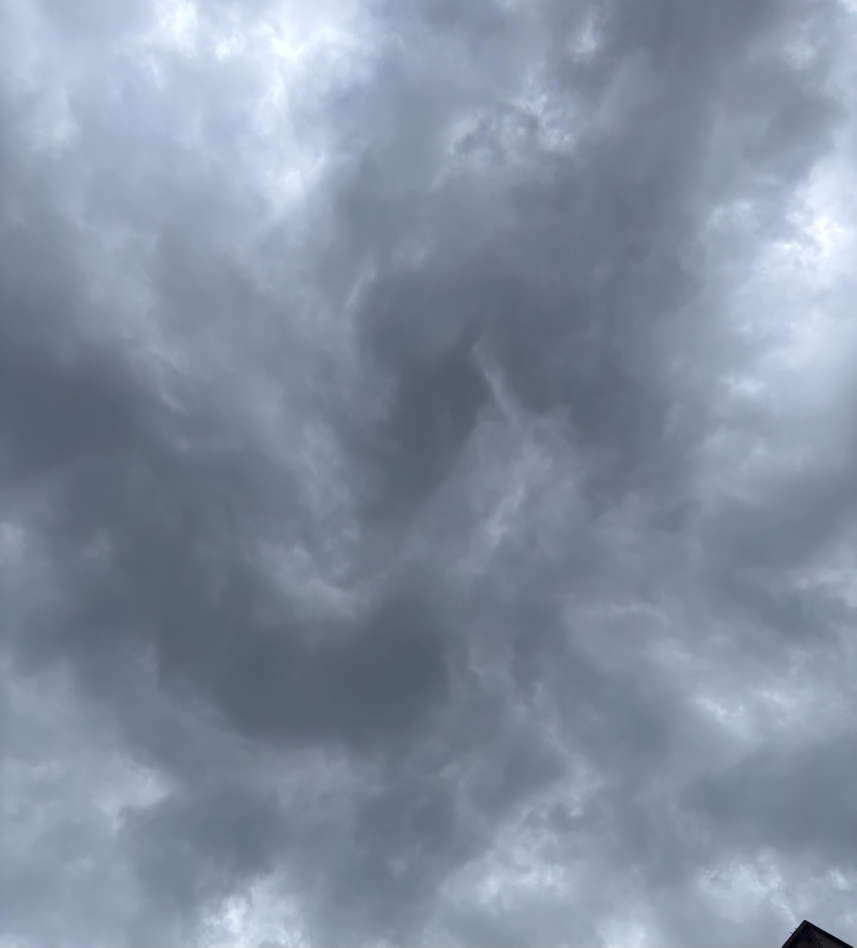
#> input picture DATASETPDI/train/CIELO/IMG_1654.jpg, 4281 x 4737 px, found by its file name (shown at 1/5 size); its folder holds only this picture in this run
$ jupyter execute --allow-errors PROYECTOFINAL_NikoBonilla_David.ipynb   (shell and % lines are left out)
#> lines starting #> are read from the running program, lines starting #| are printed output that depends on the picture; after the words box and inside, x2 and y2 are one past the last pixel; in counts of white or black regions, pixels touching at a corner belong together
## VISUALIZACION DEL DATASET

[cell 1]
from google.colab import drive
drive.mount('/content/drive')

[cell 2]
import os

BASE_DIR = "/content/drive/MyDrive/DATASETPDI"
TRAIN_DIR = BASE_DIR + "/train"
TEST_DIR  = BASE_DIR + "/test"

print("Directorio base:", BASE_DIR)
print("Train folder:", TRAIN_DIR)
print("Test folder:", TEST_DIR)

[cell 3]
import glob

def contar_imagenes(ruta):
    extensiones = ("*.jpg","*.jpeg","*.png")
    total = 0
    for ext in extensiones:
        total += len(glob.glob(os.path.join(ruta, ext)))
    return total

for tipo, ruta in [("TRAIN", TRAIN_DIR), ("TEST", TEST_DIR)]:
    print(f"\n=== {tipo} ===")
    for clase in ["CIELO", "ESTRUCTURA"]:
        carpeta = os.path.join(ruta, clase)
        n = contar_imagenes(carpeta)
        print(f"{clase}: {n} imágenes")

[cell 4]
import cv2
import matplotlib.pyplot as plt
import random

def ver_ejemplo(ruta, titulo):
    archivos = [f for f in os.listdir(ruta) if f.lower().endswith((".jpg",".png",".jpeg"))]
    img_path = os.path.join(ruta, random.choice(archivos))

    img = cv2.imread(img_path)
    img_rgb = cv2.cvtColor(img, cv2.COLOR_BGR2RGB)

    plt.figure(figsize=(5,5))
    plt.imshow(img_rgb)
    plt.title(titulo)
    plt.axis("off")
    plt.show()

# Ejemplos desde train
ver_ejemplo(TRAIN_DIR + "/CIELO", "Ejemplo clase CIELO")
#> in ver_ejemplo, img is the input picture: shape (4737, 4281, 3); mean B, G, R 161.4, 143.2, 131.8
#> (the rest of this cell did not finish here and is left out)


## PROCESAMIENTO CLASICO

[cell 5]
import numpy as np
import cv2
import matplotlib.pyplot as plt

# 1. Filtro gaussiano para suavizar
def filtro_gaussiano(img):
    return cv2.GaussianBlur(img, (7,7), 0)

# 2. Conversión HSV para detectar cielo
def segmentar_cielo(img):
    img_blur = filtro_gaussiano(img)
    hsv = cv2.cvtColor(img_blur, cv2.COLOR_BGR2HSV)
#> hsv: shape (4737, 4281, 3); mean H, S, V 108.5, 47.8, 161.4

    lower = np.array([80, 30, 50])
    upper = np.array([140, 255, 255])

    mask = cv2.inRange(hsv, lower, upper)
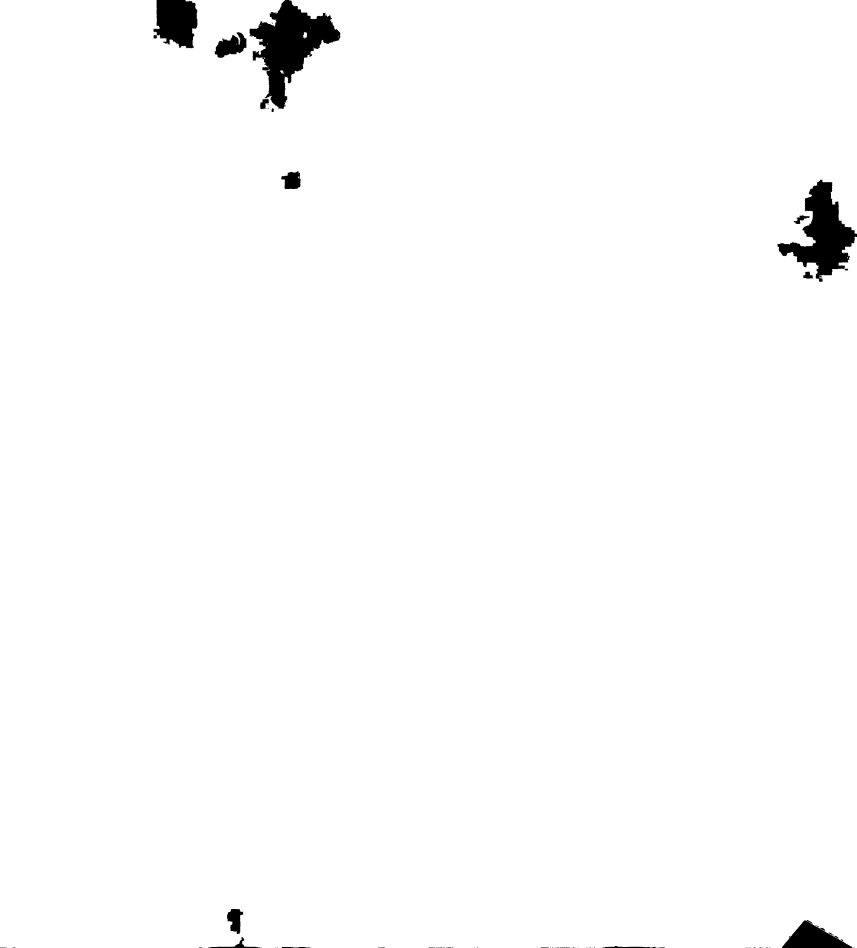
#> mask: shape (4737, 4281) (shown at 1/5 size); 98.6% white; 196 black regions (171 under 20 px), largest, box (x1, y1, x2, y2) and area: (1246, 0, 1702, 546) 106633, (3886, 899, 4281, 1409) 83841, (766, 0, 988, 242) 41096

    # morfología
    kernel = np.ones((7,7), np.uint8)
    mask = cv2.morphologyEx(mask, cv2.MORPH_CLOSE, kernel)
#> mask: shape (4737, 4281); 98.6% white; 18 black regions, largest, box (x1, y1, x2, y2) and area: (1248, 0, 1701, 543) 104569, (3889, 899, 4281, 1408) 82620, (769, 0, 987, 240) 40571

    return mask

# 3. Contornos para estructuras
def segmentar_estructura(img):
    gray = cv2.cvtColor(img, cv2.COLOR_BGR2GRAY)
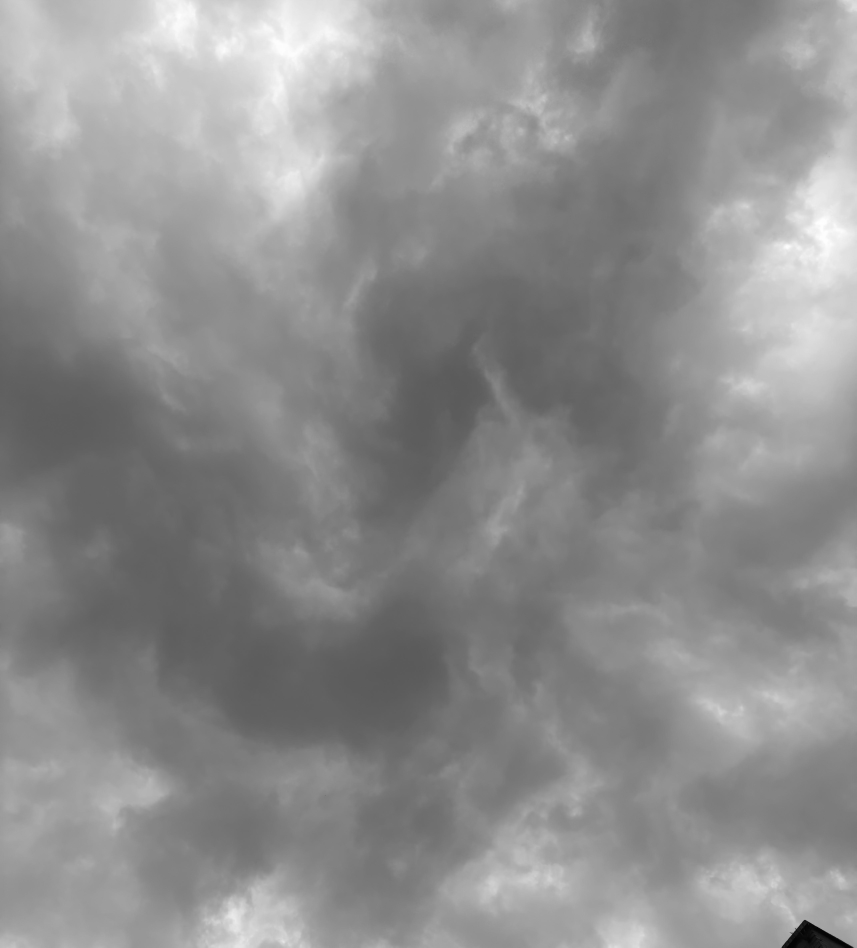
#> gray: shape (4737, 4281) (shown at 1/5 size); min 1, max 254, mean 141.9
    edges = cv2.Canny(gray, 60, 150)
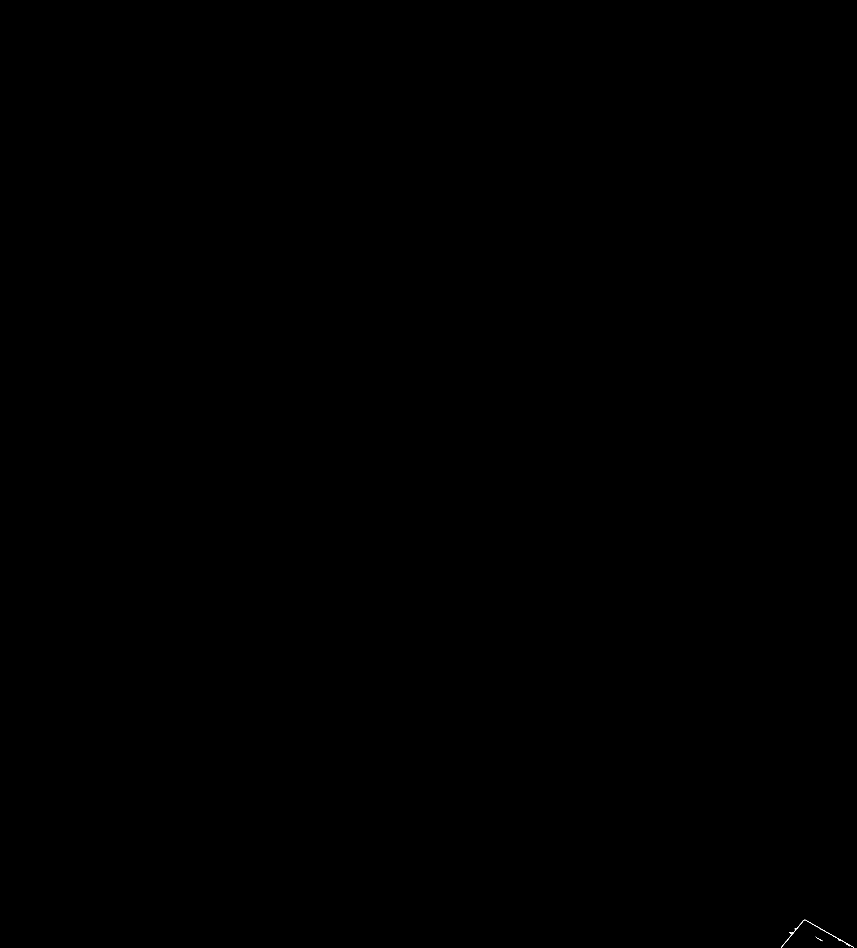
#> edges: shape (4737, 4281) (shown at 1/5 size); 0% white in thin lines or dots, all inside (x1, y1, x2, y2) = (3907, 4599, 4270, 4737)

    # morfología
    kernel = np.ones((5,5), np.uint8)
    edges = cv2.dilate(edges, kernel, iterations=2)
#> edges: shape (4737, 4281); 0.03% white; 2 white regions, box (x1, y1, x2, y2) and area: (3903, 4595, 4274, 4737) 6182, (4075, 4679, 4117, 4710) 586
    edges = cv2.morphologyEx(edges, cv2.MORPH_CLOSE, kernel)
#> edges: shape (4737, 4281); 0.03% white; 2 white regions, box (x1, y1, x2, y2) and area: (3903, 4595, 4274, 4737) 6208, (4075, 4679, 4117, 4710) 586
    return edges

# ----- Visualización -----

ejemplo = cv2.imread(TRAIN_DIR + "/CIELO/" + random.choice(os.listdir(TRAIN_DIR + "/CIELO")))
cielo_mask = segmentar_cielo(ejemplo)
estructura_mask = segmentar_estructura(ejemplo)

plt.figure(figsize=(15,5))
plt.subplot(1,3,1); plt.imshow(cv2.cvtColor(ejemplo, cv2.COLOR_BGR2RGB)); plt.title("Original"); plt.axis("off")
plt.subplot(1,3,2); plt.imshow(cielo_mask, cmap="gray"); plt.title("Cielo segmentado"); plt.axis("off")
plt.subplot(1,3,3); plt.imshow(estructura_mask, cmap="gray"); plt.title("Estructura segmentada"); plt.axis("off")
plt.show()
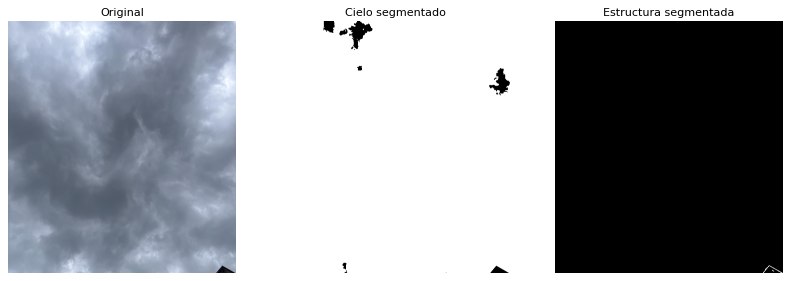
#> figure drawn by matplotlib, 3 panels

Para este proyecto se implementó un conjunto de técnicas de procesamiento digital clásico con el fin de mejorar la calidad de las imágenes, facilitar la detección de regiones de interés y preparar adecuadamente los datos para el modelo de segmentación posterior. Cada técnica elegida cumple una función específica y complementaria dentro del flujo de procesamiento.

Filtro Gaussiano (Reducción de ruido)
Se aplica un filtro Gaussiano para suavizar la imagen y eliminar ruido de alta frecuencia generado por el sensor o la iluminación. Este filtro atenúa variaciones bruscas sin eliminar la estructura de la imagen, preservando bordes importantes. La reducción de ruido es fundamental para evitar falsos contornos y para estabilizar tanto la segmentación basada en color como los detectores de bordes.

Conversión de color a espacio HSV (Separación de información cromática)
El espacio HSV permite separar la información de tono, saturación y brillo, lo que facilita la extracción de elementos como el cielo, que presenta tonalidades específicas (azules, celestes o grises). Trabajar en HSV permite aplicar umbrales más consistentes y robustos que en RGB, ya que la iluminación variable afecta mucho menos a la componente Hue. Esta conversión mejora la precisión de las máscaras iniciales de cielo.

Detección de bordes con Canny (Resaltado de límites estructurales)
Se utiliza el algoritmo Canny para resaltar los bordes más relevantes de la imagen, lo cual es particularmente útil para la segmentación de estructuras como edificios, columnas, postes o techos. Canny proporciona bordes delgados y continuos, perfectos para distinguir objetos físicos de gran contraste frente al cielo o el fondo. El suavizado previo con Gaussiano mejora significativamente los resultados de Canny.

Operaciones morfológicas (Limpieza y refinamiento de máscaras)
Luego de generar las primeras máscaras, se aplican operaciones morfológicas como erosión, dilatación y cierre para eliminar ruido residual, rellenar huecos y mejorar la continuidad de las regiones segmentadas. Estas operaciones permiten crear máscaras más limpias y estables, adecuadas para generar polígonos que posteriormente se utilizan en la creación del dataset YOLO-Seg.

En conjunto, estas técnicas clásicas producen una segmentación inicial eficiente y robusta, la cual sirve como base para generar las etiquetas necesarias para entrenar el modelo de segmentación profundo. Además, el procesamiento clásico asegura mayor estabilidad ante variaciones de iluminación y texturas, mejorando la calidad de los datos y optimizando el rendimiento del modelo final.

## MODELO DE SEGMENTACION POR INSTANCIAS

[cell 6]
from ultralytics import YOLO
import cv2
import numpy as np
import os
from matplotlib import pyplot as plt

[cell 7]
# Ruta a tu dataset ORIGINAL (imagenes sin anotaciones YOLO)
ORIG_DATASET = "/content/drive/MyDrive/DATASETPDI"  # <-- ya la usaste

# Nuevo dataset YOLO-Seg mejorado
OUTPUT_DIR = "/content/DATASETPDI_YOLOSEG_V2"

os.makedirs(OUTPUT_DIR, exist_ok=True)
for split in ["train", "test"]:
    os.makedirs(f"{OUTPUT_DIR}/{split}/images", exist_ok=True)
    os.makedirs(f"{OUTPUT_DIR}/{split}/labels", exist_ok=True)

print("Estructura creada en:", OUTPUT_DIR)
#> (the rest of this cell did not finish here and is left out)

[cell 8]
def segmentar_cielo(img):
    """
    Segmentación de cielo usando HSV.
    Ajustable, pero ligera y estable.
    """
    hsv = cv2.cvtColor(img, cv2.COLOR_BGR2HSV)

    # Rango de cielo (azules / celestes) – puedes ajustar si ves errores
    lower = np.array([80, 10, 80])   # H, S, V
    upper = np.array([140, 255, 255])
    mask = cv2.inRange(hsv, lower, upper)

    # Suavizado y limpieza
    mask = cv2.GaussianBlur(mask, (7, 7), 0)

    # Binarizar fuerte
    _, mask = cv2.threshold(mask, 50, 255, cv2.THRESH_BINARY)

    # Cerrar huecos y eliminar ruido
    kernel = np.ones((7, 7), np.uint8)
    mask = cv2.morphologyEx(mask, cv2.MORPH_CLOSE, kernel, iterations=2)
    mask = cv2.morphologyEx(mask, cv2.MORPH_OPEN, kernel, iterations=1)

    return (mask > 0).astype(np.uint8)

[cell 9]
def segmentar_estructura(img):
    """
    Segmentación rápida de estructuras (edificios, postes, árboles grandes)
    usando Canny + dilatación + relleno.
    """
    gray = cv2.cvtColor(img, cv2.COLOR_BGR2GRAY)

    # Suavizar
    blur = cv2.GaussianBlur(gray, (5, 5), 0)

    # Bordes
    edges = cv2.Canny(blur, 40, 120)

    # Dilatar bordes para conectar líneas
    kernel = np.ones((5, 5), np.uint8)
    edges = cv2.dilate(edges, kernel, iterations=2)

    # Rellenar regiones cerradas: floodfill desde los bordes
    h, w = edges.shape
    mask_ff = np.zeros((h+2, w+2), np.uint8)
    fill = edges.copy()
    cv2.floodFill(fill, mask_ff, (0, 0), 255)
    fill_inv = cv2.bitwise_not(fill)

    # Combinar edges + regiones cerradas
    mask = cv2.bitwise_or(edges, fill_inv)

    # Binarizar y limpiar
    _, mask = cv2.threshold(mask, 50, 255, cv2.THRESH_BINARY)
    mask = cv2.morphologyEx(mask, cv2.MORPH_CLOSE, kernel, iterations=2)

    return (mask > 0).astype(np.uint8)

[cell 10]
def mask_to_yolo(mask, w, h,
                 min_area_ratio=0.001,
                 epsilon_ratio=0.01,
                 max_points=200):
    """
    Convierte máscara binaria -> lista de polígonos normalizados para YOLO-Seg.

    - min_area_ratio: mínimo área relativa para aceptar un contorno
    - epsilon_ratio: nivel de simplificación (0.01 = suave, 0.05 = muy simplificado)
    - max_points: máximo de puntos por polígono
    """
    contours, _ = cv2.findContours(mask.astype(np.uint8),
                                   cv2.RETR_EXTERNAL,
                                   cv2.CHAIN_APPROX_SIMPLE)

    polys = []
    img_area = float(w * h)

    for cnt in contours:
        area = cv2.contourArea(cnt)
        if area < img_area * min_area_ratio:
            # Demasiado pequeño -> ruido
            continue

        # Simplificar contorno
        epsilon = epsilon_ratio * cv2.arcLength(cnt, True)
        cnt = cv2.approxPolyDP(cnt, epsilon, True)

        # Asegurar máximo de puntos
        if len(cnt) > max_points:
            idx = np.linspace(0, len(cnt)-1, max_points).astype(int)
            cnt = cnt[idx]

        # A float para normalizar
        cnt = cnt.reshape(-1, 2).astype(float)

        # Normalizar a [0,1]
        cnt[:, 0] /= w
        cnt[:, 1] /= h

        polys.append(cnt.tolist())

    return polys

[cell 11]
def procesar_split(split):
    """
    Lee imágenes de ORIG_DATASET/split/(CIELO|ESTRUCTURA)
    Genera:
      - imágenes en OUTPUT_DIR/split/images
      - etiquetas YOLO-Seg en OUTPUT_DIR/split/labels
    """
    print(f"\nProcesando {split}...")

    for clase in ["CIELO", "ESTRUCTURA"]:
        carpeta = f"{ORIG_DATASET}/{split}/{clase}"
        img_files = sorted([
            f for f in os.listdir(carpeta)
            if f.lower().endswith(('.jpg', '.jpeg', '.png'))
        ])

        print(f"  Clase {clase}: {len(img_files)} imágenes")

        for idx, img_name in enumerate(img_files):
            print(f"\r    ({idx+1}/{len(img_files)}) -> {img_name}", end="")

            path = f"{carpeta}/{img_name}"
            img = cv2.imread(path)
            if img is None:
                continue
            h, w = img.shape[:2]

            # === 1. Segmentaciones mejoradas ===
            cielo_mask = segmentar_cielo(img)
            struct_mask = segmentar_estructura(img)

            # === 2. Guardar imagen (solo una copia, sirve para ambas clases) ===
            out_img_path = f"{OUTPUT_DIR}/{split}/images/{img_name}"
            cv2.imwrite(out_img_path, img)

            # === 3. Construir etiqueta YOLO-Seg ===
            out_lbl = f"{OUTPUT_DIR}/{split}/labels/{img_name[:-4]}.txt"
            with open(out_lbl, "w") as f:
                # Clase 0 -> cielo
                polys_cielo = mask_to_yolo(cielo_mask, w, h)
                for p in polys_cielo:
                    f.write("0 " + " ".join(f"{x:.6f} {y:.6f}" for x, y in p) + "\n")

                # Clase 1 -> estructura
                polys_struct = mask_to_yolo(struct_mask, w, h)
                for p in polys_struct:
                    f.write("1 " + " ".join(f"{x:.6f} {y:.6f}" for x, y in p) + "\n")

        print(f"\n  -> Split {split} completado.")

#> (a cell that did not finish here is left out)

#> in segmentar_estructura, `mask = cv2.bitwise_or(edges, fill_inv)`:
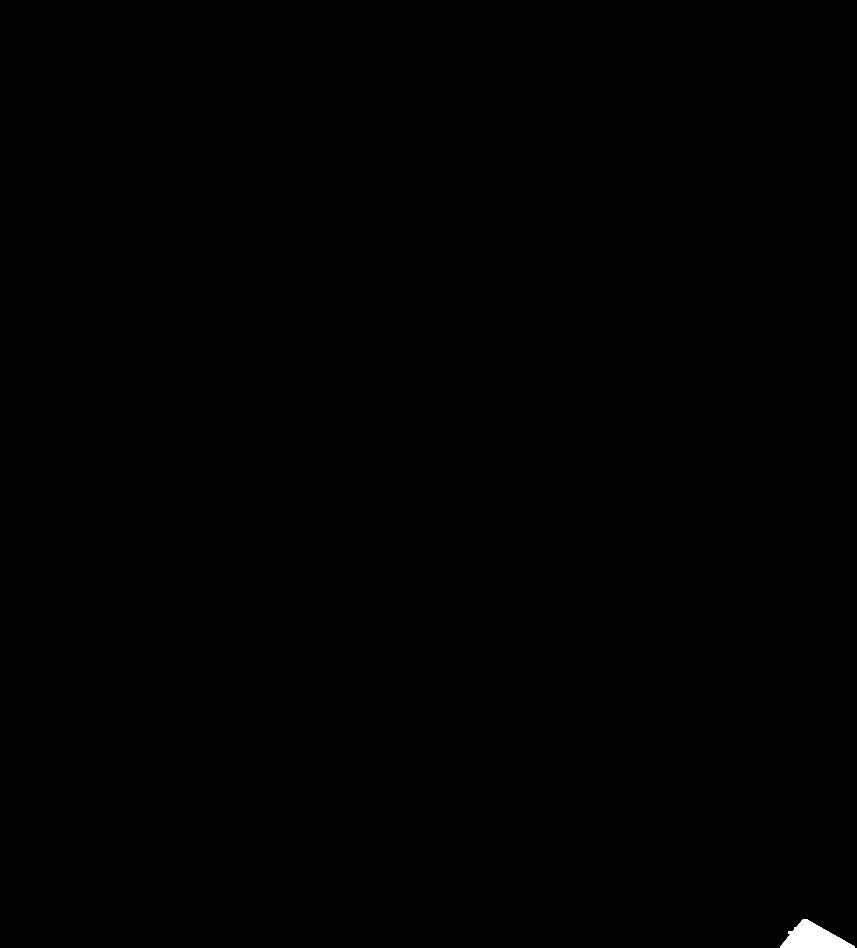
#> mask: shape (4737, 4281) (shown at 1/5 size); 0.14% white; 1 white region, box (x1, y1, x2, y2) and area: (3904, 4595, 4272, 4737) 28345
#> in mask_to_yolo, `contours, _ = cv2.findContours(mask.astype(np.uint8), cv2.RETR_EXTERNA..`: contours = 1 contour; box (x1, y1, x2, y2) and area: (0, 0, 4281, 4737) 20245671
#> the loop in mask_to_yolo, `for cnt in contours:` made 1 pass
#> (area, epsilon) on pass 1: (20245671, 181.6)
#> after the loop in mask_to_yolo, `for cnt in contours:`: polys = [[[0, 0], [0, 1], [1, 1], [1, 0]]]
#> the loop in procesar_split, `for p in polys_cielo:` made 1 pass
#> p on pass 1: [[0, 0], [0, 1], [1, 1], [1, 0]]
#> in mask_to_yolo (call 2), `contours, _ = cv2.findContours(mask.astype(np.uint8), cv2.RETR_EXTERNA..`: contours = 1 contour; box (x1, y1, x2, y2) and area: (3904, 4595, 4272, 4737) 27976
#> the loop in mask_to_yolo (call 2), `for cnt in contours:` made 1 pass
#> (area, epsilon) on pass 1: (27975.5, 8.93)
#> in procesar_split, `polys_struct = mask_to_yolo(struct_mask, w, h)`: polys_struct = [[[0.912, 0.999], [0.998, 1], [0.941, 0.97], [0.928, 0.979], [0.926, 0.983], [0.921, 0.983], [0.922, 0.988]]]
#> the loop in procesar_split, `for p in polys_struct:` made 1 pass
procesar_split("test")
print("\nDataset YOLO-Seg mejorado generado en:", OUTPUT_DIR)

[cell 13]
def mostrar_overlay(sample_split="train", n=4):
    import random
    folder_img = f"{OUTPUT_DIR}/{sample_split}/images"
    files = [f for f in os.listdir(folder_img) if f.lower().endswith(('.jpg', '.jpeg', '.png'))]
    sample = random.sample(files, min(n, len(files)))

    cols = 2
    rows = int(np.ceil(len(sample) / cols))
    plt.figure(figsize=(8, 4*rows))

    for i, img_name in enumerate(sample, 1):
        img_path = f"{OUTPUT_DIR}/{sample_split}/images/{img_name}"
        lbl_path = f"{OUTPUT_DIR}/{sample_split}/labels/{img_name[:-4]}.txt"

        img = cv2.imread(img_path)
        img = cv2.cvtColor(img, cv2.COLOR_BGR2RGB)
        h, w = img.shape[:2]

        overlay = img.copy()

        # leer polígonos YOLO y pintarlos
        if os.path.exists(lbl_path):
            with open(lbl_path, "r") as f:
                for line in f:
                    parts = line.strip().split()
                    cls = int(parts[0])
                    coords = np.array(list(map(float, parts[1:])), dtype=float).reshape(-1, 2)
                    pts = coords.copy()
                    pts[:, 0] *= w
                    pts[:, 1] *= h
                    pts = pts.astype(int)

                    color = (0, 255, 0) if cls == 0 else (255, 0, 0)  # cielo verde, estructura rojo
                    cv2.polylines(overlay, [pts], isClosed=True, color=color, thickness=2)
                    cv2.fillPoly(overlay, [pts], color=color[::-1] + (50,) if len(color)==3 else color)

        alpha = 0.4
        vis = cv2.addWeighted(overlay, alpha, img, 1-alpha, 0)

        plt.subplot(rows, cols, i)
        plt.imshow(vis)
        plt.axis('off')
        plt.title(img_name)

    plt.tight_layout()
    plt.show()

#> (the rest of this cell did not finish here and is left out)
